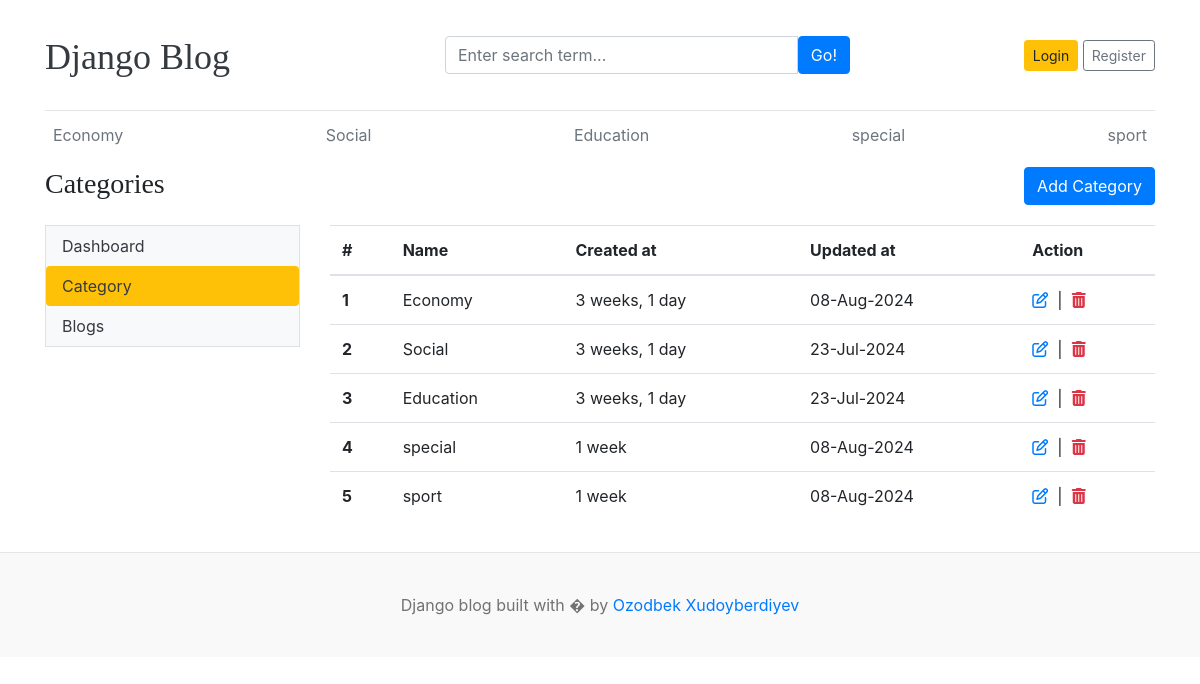
/dashboard/categories/, run on the app's committed database.
### blogs/models.py (models this page shows)
class Category(models.Model):
    name = models.CharField(max_length=100)
    created_at = models.DateTimeField(auto_now_add=True)
    updated_at = models.DateTimeField(auto_now=True)
    def __str__(self) -> str:
        return self.name
    class Meta:
        verbose_name_plural="Categories"
        verbose_name="Category"

### dashboard/views.py (the view)
# urls.py: path('categories/',categories,name='categories'),
def categories(request):
    return render(request,'dashboard/categories.html')

### blogs/context_processor.py (called while the page is built)
def get_categories(request):
    categories = Category.objects.all()
    return {'categories':categories}

### settingapp/context_processor.py (called while the page is built)
def get_social_links(request):
    social_links = Social_links.objects.all()
    return {'social_links':social_links}

### template/dashboard/categories.html
{% extends 'base.html' %} {% load static %} {% block content %}
<div class="row">
  <div class="col-3">
    <h3>Categories</h3>
  </div>
  <div class="col-9 text-right">
    <a href="{% url 'add_category' %}" class="btn btn-primary ">Add Category</a>
  </div>
</div>
<div class="row my-3">
  {% include 'dashboard/left-side-bar.html' %}
  <div class="col-9">
    <table class="table table-hover">
      <thead>
        <tr>
          <th scope="col">#</th>
          <th scope="col">Name</th>
          <th scope="col">Created at</th>
          <th scope="col">Updated at</th>
          <th scope="col">Action</th>
        </tr>
      </thead>
      <tbody>
        {% for categor in categories %}
        <tr>
          <th scope="row">{{forloop.counter}}</th>
          <td>{{categor.name}}</td>
          <td>{{categor.created_at|timesince}}</td>
          <td>{{categor.updated_at|date:"d-M-Y"}}</td>
          <td>
            <a href="{% url 'edit_category' categor.id %}">
              <i class="far fa-edit text-primary"></i>
            </a>
            &nbsp;|&nbsp;
            <a href="{% url 'delete_category' categor.id %}">
              <i class="fas fa-trash-alt text-danger"></i>
            </a>
          </td>
        </tr>
        {% endfor %}
      </tbody>
    </table>
  </div>
</div>
{% endblock %}

### template/base.html (shortened to what this page needs)
{% load static %}
<!DOCTYPE html>
<html lang="en">
  <head>
    <link
      href="https://getbootstrap.com/docs/4.0/dist/css/bootstrap.min.css"
      rel="stylesheet"
    />
    <link href="{% static 'css/blog.css' %}" rel="stylesheet" />
  </head>
  <body>
    <div class="container">
      <header class="blog-header py-3">
        <div class="row flex-nowrap justify-content-between align-items-center">
          <div class="col-4 pt-1">
            <a class="blog-header-logo text-dark" href="/">Django Blog</a>
          </div>
          <div class="col-5">
            <form action="{% url 'search' %}" method="get">
              <div class="card-body">
                <div class="input-group">
                  <input
                    class="form-control"
                    type="text"
                    placeholder="Enter search term..."
                    aria-label="Enter search term..."
                    aria-describedby="button-search"
                    name="keyword"
                    value="{{keyword}}"
                  />
                  <button
                    class="btn btn-primary"
                    id="button-search"
                    type="submit"
                  >
                    Go!
                  </button>
                </div>
              </div>
            </form>
          </div>
          <div class="col-3 d-flex justify-content-end align-items-center">
            {% if user.is_authenticated %} {{user}}&nbsp;&nbsp;<a
              class="text-primary"
              href="{% url 'dashboard' %}"
              >Dashboard</a
            >
            &nbsp;&nbsp;
            <a class="btn btn-sm btn-warning" href="{% url 'logout' %}"
              >Logout</a
            >
            &nbsp; {% else %}
            <a class="btn btn-sm btn-warning" href="{% url 'login' %}">Login</a>
            <a
              class="btn btn-sm btn-outline-secondary"
              href="{% url 'register' %}"
              >Register</a
            >
            {% endif %}
          </div>
        </div>
      </header>
      <div class="nav-scroller py-1 mb-2">
        <nav class="nav d-flex justify-content-between">
          {% for category in categories %}
          <a
            class="p-2 text-muted"
            href="{% url 'posts_by_category' category.id %}"
            >{{category}}</a
          >
          {% endfor %}
        </nav>
      </div>
      {% block content %} {% endblock %}
    </div>
    <footer class="blog-footer">
      <p>Django blog built with � by <a href="#">Ozodbek Xudoyberdiyev</a></p>
    </footer>
  </body>
</html>

### blog_site/static/css/blog.css (style rules this page uses)
.blog-header { border-bottom: 1px solid #e5e5e5; }
.blog-header-logo { font-family: "Playfair Display", Georgia, "Times New Roman", serif; font-size: 2.25rem; }
h1, h2, h3, h4, h5, h6 { font-family: "Playfair Display", Georgia, "Times New Roman", serif; }
.blog-footer { padding: 2.5rem 0; color: #727272; text-align: center; background-color: #f9f9f9; border-top: .05rem solid #e5e5e5; }
.blog-footer p:last-child { margin-bottom: 0; }

### data on the page
Category: name "Economy", created_at "3 weeks, 1 day", updated_at "08-Aug-2024"
Category: name "Social", created_at "3 weeks, 1 day", updated_at "23-Jul-2024"
Category: name "Education", created_at "3 weeks, 1 day", updated_at "23-Jul-2024"
Category: name "special", created_at "1 week", updated_at "08-Aug-2024"
Category: name "sport", created_at "1 week", updated_at "08-Aug-2024"
